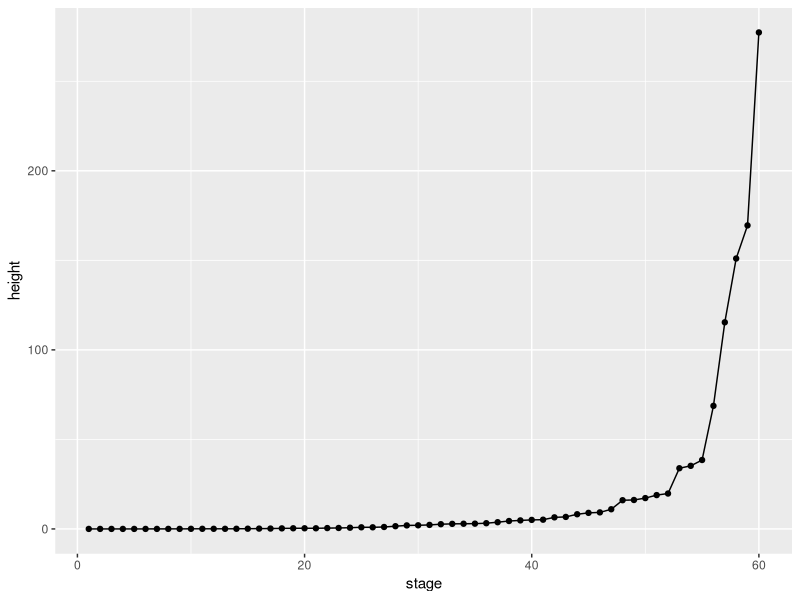
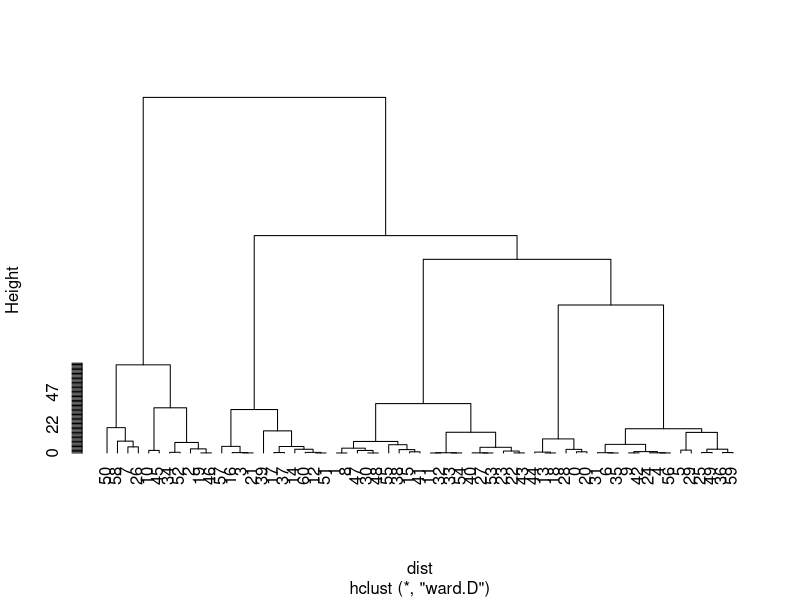
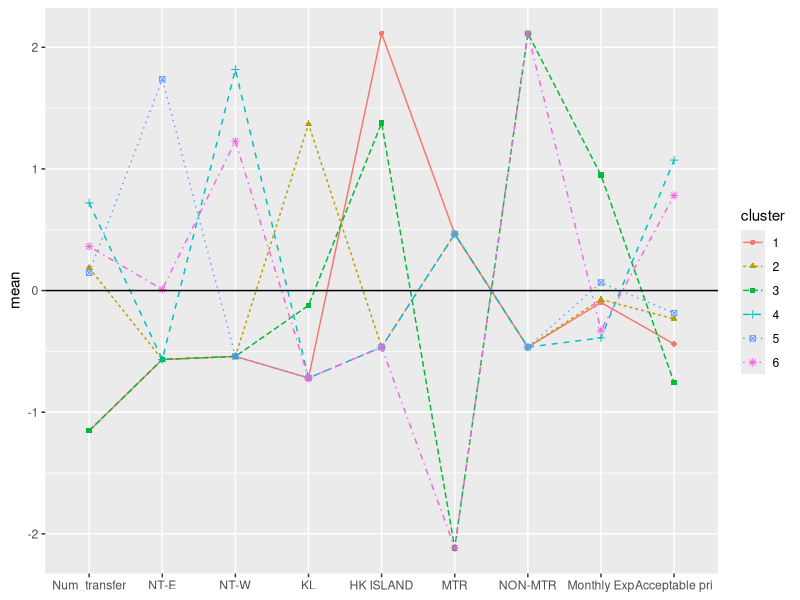

Generate these figures, in order, with R:
# 1: NTE, 2: NTW 3:KL 4: HK Island

library(psych)
library(ggplot2)
library(reshape2)
data <- read.csv("data.csv")



describe(data,skew=F,ranges=F)

data$Gender <- as.factor(data$Gender)
data$Year.of.Study <- as.factor(data$Year.of.Study)
data$Living.District <- as.factor(data$Living.District)
data$Transportation <- as.factor(data$Transportation)
#data$Monthly.Expense <- as.factor(data$Monthly.Expense)
#data$Num_transfer<- as.factor(data$Num_transfer)


h1<-cbind(
  model.matrix( ~ Num_transfer - 1, data),
  model.matrix( ~ Living.District - 1, data),
  model.matrix( ~ Transportation - 1, data), data$Monthly.Expense, data$Acceptable.price)


#exp = scale(subset(data, select = c(4, 7)))
h1 <- scale(h1)
dist<-dist(h1,method="euclidean")^2

fit <- hclust(dist, method="ward.D")
history<-cbind(fit$merge,fit$height)
history

ggplot(mapping=aes(x=1:length(fit$height),y=fit$height))+
  geom_line()+
  geom_point()+
  labs(x="stage",y="height")


plot(fit,labels=data$X,hang=-1,main="",axes=FALSE)
axis(side = 2, at = seq(0, 70))

cutree(fit, k=6) #cluster index
sol <- data.frame(cluster=cutree(fit, k=6),id=h1)
sol[ order(sol$cluster),1:10 ]
# 1: NTE, 2: NTW 3:KL 4: HK Island
colnames(sol) <- c('cluster', 'Num_transfer', 'NT-E', 'NT-W', 'KL', 'HK ISLAND', 'MTR', 'NON-MTR', 'Monthly Exp', 'Acceptable pri')

table(sol[,1])


tb<-aggregate(x=sol[,], by=list(cluster=sol$cluster),FUN=mean)
print(tb,digits=2)


tbm<-melt(tb,id.vars='cluster')
tbm$cluster<-factor(tbm$cluster)
ggplot(tbm, 
       aes(x = variable, y = value, group = cluster, colour = cluster)) + 
  geom_line(aes(linetype=cluster))+
  geom_point(aes(shape=cluster)) +
  geom_hline(yintercept=0) +
  labs(x=NULL,y="mean")


## continue K-mean clustering based on centre pt with ward
## similar to Asm2 q3
